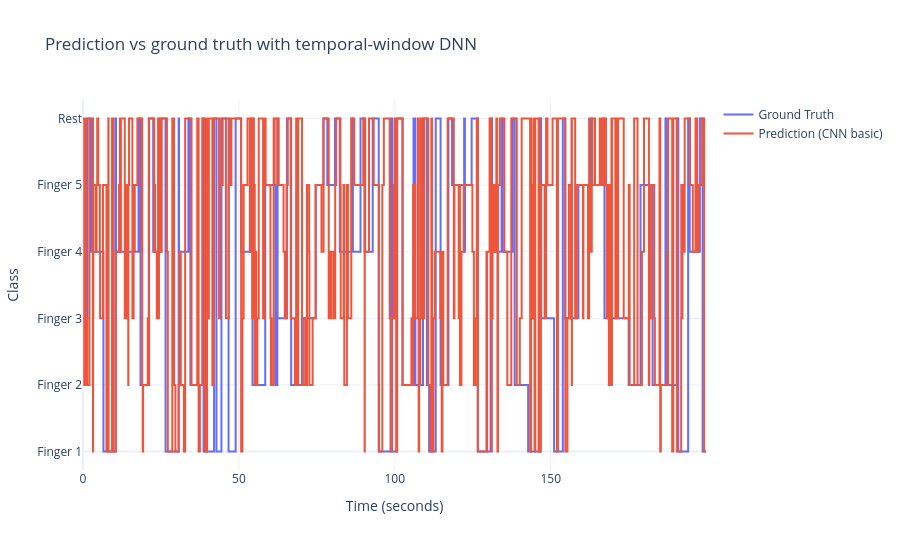

The notebook cell this image was saved under:
### Markdown cell above
### 3.8 Visualize The Best Validation-Selected DNN

The model below is chosen according to the best validation **macro F1**. We then evaluate and visualize it on the test set.

### Code cell
best_row = results_sorted[0]
best_model_name = best_row['model']
best_model = trained_dnn_models[best_model_name]
y_test_pred_dnn = predict_labels(best_model, test_loader, device=device)

print(
    f"Best model selected on validation macro F1: {best_model_name} | "
    f"val macro_f1={best_row['val_macro_f1']:.3f} | "
    f"val bal_acc={best_row['val_bal_acc']:.3f}"
)

print_classification_metrics(
    f'Test metrics ({best_model_name}, selected on validation macro F1)',
    y_test_win,
    y_test_pred_dnn,
    reference_labels=y_val_win,
)

class_labels = [f'Finger {i + 1}' for i in range(n_fingers)] + ['Rest']

tp.plot_prediction_vs_truth(
    y_test_win,
    y_test_pred_dnn,
    sample_rate=fs / hop_size,
    class_labels=class_labels,
    title='Prediction vs ground truth with temporal-window DNN',
    predicted_label=f'Prediction ({best_model_name})',
)

### Figure 1 — Plotly figure (JSON) as saved in the notebook; plotly's stock layout.template omitted (floating-point values rounded to 4 significant figures; data arrays with more than 128 entries replaced by an {"elided": "..."} marker saying what was removed)
{"data": [{"line": {"shape": "hv", "width": 2}, "mode": "lines", "name": "Ground Truth", "type": "scatter", "x": {"elided": "4996 float values"}, "y": {"elided": "4996 int values"}}, {"line": {"shape": "hv", "width": 2}, "mode": "lines", "name": "Prediction (CNN basic)", "type": "scatter", "x": {"elided": "4996 float values"}, "y": {"elided": "4996 int values"}}], "layout": {"height": 550, "hovermode": "x unified", "title": {"text": "Prediction vs ground truth with temporal-window DNN"}, "xaxis": {"title": {"text": "Time (seconds)"}}, "yaxis": {"tickmode": "array", "ticktext": ["Finger 1", "Finger 2", "Finger 3", "Finger 4", "Finger 5", "Rest"], "tickvals": [0, 1, 2, 3, 4, 5], "title": {"text": "Class"}}}}
